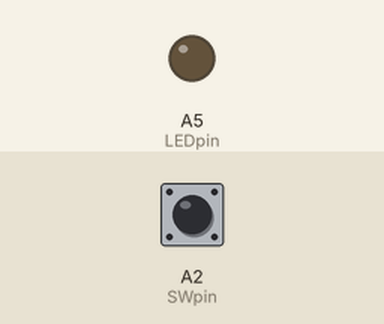
This sketch was run on a simulated Arduino Uno, built with avr-gcc and run on an emulated ATmega328P. On the bench: output pins drawn as LEDs (lit = HIGH). Inputs (shaded band) come from the test bench; at power-on: A2 (SWpin) LOW.

Above: at 1.2 s.
1.3 s: A2 (SWpin) pulled HIGH for 0.15 s
At 1.37 s:
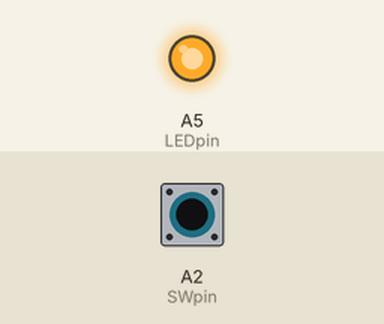
2.9 s: A2 (SWpin) pulled HIGH for 3.2 s
At 6.8 s:
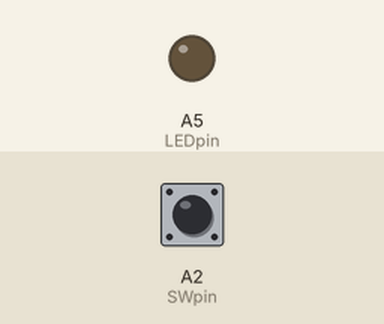
Timing chart, 0 to 8.3 s (numbered marks = the images above; inputs shaded):
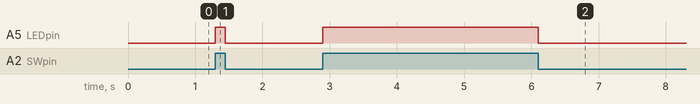

Measured:
- after the input at 1.3 s, A5 (LEDpin): LOW → HIGH at once, → LOW 0.15 s later
- after the input at 2.9 s, A5 (LEDpin): LOW → HIGH at once, → LOW 3.2 s later

The sketch:

test001.ino
```cpp
int LEDpin=A5;
int SWpin=A2;

void setup()
{
  pinMode(LEDpin, OUTPUT);
  pinMode(SWpin,INPUT);
}

void loop()
{
  int SWITCH=digitalRead(SWpin);
  if(SWITCH==HIGH)
  {
    digitalWrite(LEDpin,HIGH);
  }else
  {
    digitalWrite(LEDpin,LOW);
  }
}
```
